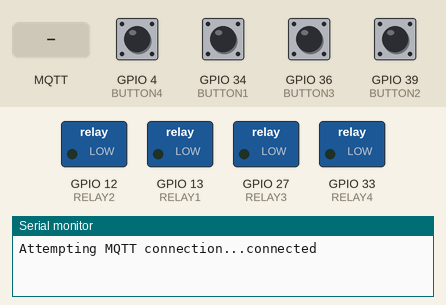
Bench run of a program on a simulated ESP32. Shown: switched loads named in the program (green lamp = pin HIGH), the last lines printed to the serial monitor. The test bench sets the inputs (shaded band); at power-on: GPIO 4 (BUTTON4), GPIO 34 (BUTTON1), GPIO 36 (BUTTON3), GPIO 39 (BUTTON2) HIGH. WiFi joins after 1.5 s; servers stay silent unless stated; no MQTT or app messages arrive unless stated.

Above: at 4.2 s.
4.3 s: MQTT message "1" arrives on the third subscribed topic
At 4.9 s:
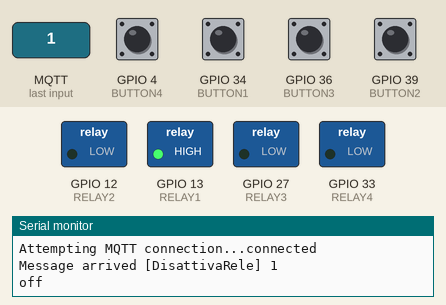
5.8 s: MQTT message "2" arrives on the third subscribed topic
At 7.0 s:
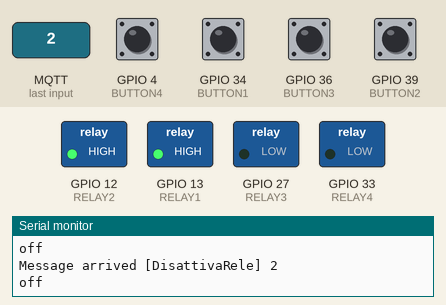
7.3 s: MQTT message "1" arrives on the second subscribed topic
At 8.4 s:
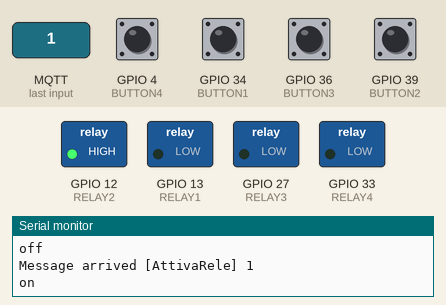
8.8 s: MQTT message "3" arrives on the third subscribed topic
At 9.5 s:
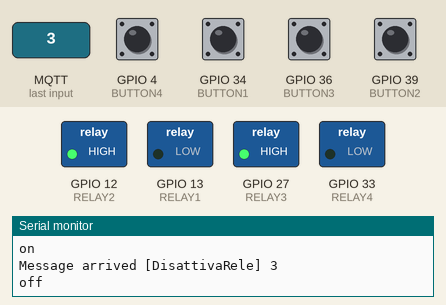
10.3 s: MQTT message "2" arrives on the second subscribed topic
At 10.6 s:
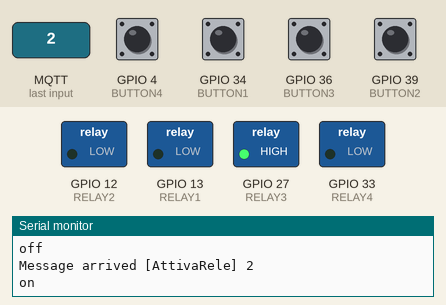
11.8 s: MQTT message "4" arrives on the third subscribed topic
At 13.0 s:
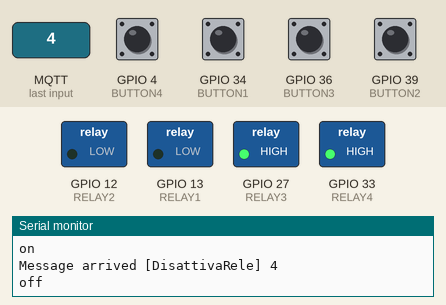
Timing chart, 0 to 14.3 s (numbered marks = the images above; inputs shaded):
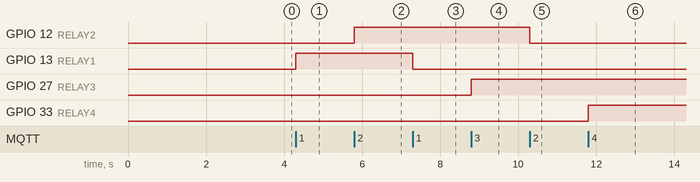

The program:

main.cpp
```cpp
#include <SPI.h>
#include <Ethernet.h>
#include <PubSubClient.h>

// Update these with values suitable for your network.
byte mac[]    = {  0xDE, 0xED, 0xBA, 0xFE, 0xFE, 0xED };
IPAddress server(192, 168, 1, 51);

#define RELAY1 13 // pin ai quali sono connessi i relè
#define RELAY2 12
#define RELAY3 27
#define RELAY4 33
//pin ai quali sono connessi i bottoni
#define BUTTON1 34
#define BUTTON2 39
#define BUTTON3 36
#define BUTTON4 4

//-----------parte relativa al controllo dei bottoni
const int numberOfButton = 4;
long unsigned int timeOut[numberOfButton] = {};
void handler(int n);
void clicked(int par){        //invoco l'handler relativo al bottone premuto e avvio il timeout
    if(par>=numberOfButton){Serial.println("clicked out of par"); return;}
    if (millis()-timeOut[par]>700||millis()-timeOut[par]<0) {
        handler(par);
        timeOut[par]=millis();
    }
}
//-----------fine parte relativa al controllo dei bottoni

//-----------funzioni relative al controllo dei rele
String AttivaRele(int numerorele) {
  if (numerorele == 1)
    digitalWrite(RELAY1, LOW);
  if (numerorele == 2)
    digitalWrite(RELAY2, LOW);
  if (numerorele == 3)
    digitalWrite(RELAY3, LOW);
  if (numerorele == 4)
    digitalWrite(RELAY4, LOW);
  String ret = "on";
  return ret;
}
String DisattivaRele(int numerorele) {
  if (numerorele == 1)
    digitalWrite(RELAY1, HIGH);
  if (numerorele == 2)
    digitalWrite(RELAY2, HIGH);
  if (numerorele == 3)
    digitalWrite(RELAY3, HIGH);
  if (numerorele == 4)
    digitalWrite(RELAY4, HIGH);
  String ret = "off";
  return ret;
}
//-----------fine funzioni relative ai rele

void callback(char* topic, byte* payload, unsigned int length);

EthernetClient ethClient;
PubSubClient client(ethClient);

void reconnect() {
  // Loop until we're reconnected
  while (!client.connected()) {
    Serial.print("Attempting MQTT connection...");
    // Attempt to connect
    if (client.connect("arduinoClient")) {
      Serial.println("connected");
      // Once connected, publish an announcement...
      client.publish("outTopic","hello world");
      // ... and resubscribe
      client.subscribe("inTopic");
      client.subscribe("AttivaRele");
      client.subscribe("DisattivaRele");
    } else {
      Serial.print("failed, rc=");
      Serial.print(client.state());
      Serial.println(" try again in 5 seconds");
      // Wait 5 seconds before retrying
      delay(5000);
    }
  }
}

void setup()
{
  Serial.begin(9600);
  //inizializzo i timeout dei bottoni
  for(int i = 0; i < numberOfButton; i++) //inizializzo i timeout a 0
    {
        timeOut[i]=0;
    }
  //setto le specifiche del client per l'mqtt
  client.setServer(server, 1883);
  client.setCallback(callback);
  //setto le impostazioni dell'ethernet
  Ethernet.init(33);
  Ethernet.begin(mac);
  // Allow the hardware to sort itself out
  pinMode(RELAY1, OUTPUT); //setto la modalità dei pin digitali relativi ai relè
  pinMode(RELAY2, OUTPUT);
  pinMode(RELAY3, OUTPUT);
  pinMode(RELAY4, OUTPUT);
  pinMode(BUTTON1, INPUT); //setto la modalità dei pin digitali relativi ai bottoni
  pinMode(BUTTON2, INPUT);
  pinMode(BUTTON3, INPUT);
  pinMode(BUTTON4, INPUT);
  delay(1500);
}

void loop()
{
  if (!client.connected()) {
    reconnect();
  }
  if (digitalRead(BUTTON1)== LOW) {
        clicked(0);
  }
  if (digitalRead(BUTTON2)== LOW) {
      clicked(1);
  }
  if (digitalRead(BUTTON3)== LOW) {
      clicked(2);
  }
  if (digitalRead(BUTTON4)== LOW) {
      clicked(3);
  }
  client.loop();
}

void callback(char* topic, byte* payload, unsigned int length) {
  Serial.print("Message arrived [");
  Serial.print(topic);
  Serial.print("] ");
  String message = "";
  String top = String(topic);
  for (int i=0;i<length;i++) {
    Serial.print((char)payload[i]);
    message += (char)payload[i];
  }
  Serial.println();
  if(top =="AttivaRele"){
    int n = message.toInt();
    String attivo = AttivaRele(n);
    int m = sizeof(attivo);
    char val[m];
    strncpy(val, attivo.c_str(),m);
    if(n==1)
    client.publish("checkrele1",val);
    if(n==2)
    client.publish("checkrele2",val);
    if(n==3)
    client.publish("checkrele3",val);
    if(n==4)
    client.publish("checkrele4",val);
    Serial.println(val);
  }
  if(top == "DisattivaRele"){
    int n = message.toInt();
    String disattivo = DisattivaRele(n);
    int m = sizeof(disattivo);
    char val[m];
    strncpy(val, disattivo.c_str(), m);
    if(n==1)
    client.publish("checkrele1",val);
    if(n==2)
    client.publish("checkrele2",val);
    if(n==3)
    client.publish("checkrele3",val);
    if(n==4)
    client.publish("checkrele4",val);
    Serial.println(val);
 }
}
void handler(int n){
    Serial.println("Clickedd!!!!!!!!");
    Serial.println(n);
    String valore = String(n);
    int m = sizeof(valore);
    char val[m];
    strncpy(val, valore.c_str(), m);
    client.publish("clicked",val);
    //pubblica via mqtt che il bottone è stato schiacciato
}
```

Measured:
- after the input at 4.3 s, GPIO 13 (RELAY1): LOW → HIGH at once
- after the input at 5.8 s, GPIO 12 (RELAY2): LOW → HIGH at once
- after the input at 7.3 s, GPIO 13 (RELAY1): HIGH → LOW at once
- after the input at 8.8 s, GPIO 27 (RELAY3): LOW → HIGH at once
- after the input at 10.3 s, GPIO 12 (RELAY2): HIGH → LOW at once
- after the input at 11.8 s, GPIO 33 (RELAY4): LOW → HIGH at once
